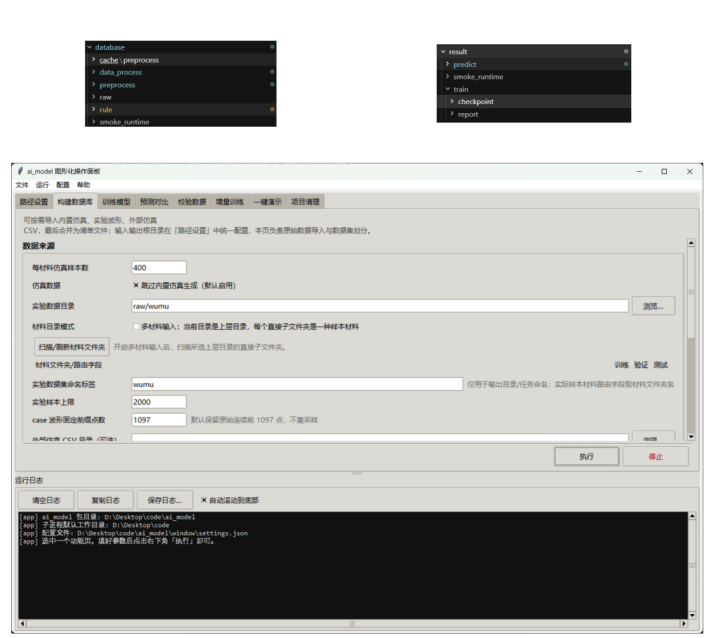
#> input picture _inspection_docx/media/image49.png, 715 x 638 px, found by its file name; its folder holds 4 pictures in this run
$ python find_figure_3_48_gui_source.py
#> lines starting #> are read from the running program, lines starting #| are printed output that depends on the picture
from __future__ import annotations

import io
import hashlib
import math
import zipfile
from pathlib import Path

from PIL import Image, ImageFilter


ROOT = Path(r"D:\Desktop\code\ai_model")
TARGET_PATH = ROOT / "_inspection_docx" / "media" / "image49.png"
INSPECTION_DIR = ROOT / "_inspection_fig348"

DOCX_FILES = tuple(
    sorted(
        {
    Path(r"D:\Desktop\技术报告合稿-0725_终版.docx"),
    Path(r"D:\Desktop\待交付\基于人工智能的温度场反演方法研究情况.docx"),
    Path(r"D:\Desktop\待交付\技术报告合稿初稿-0725_熊.docx"),
    Path(r"D:\Desktop\待交付\技术报告合稿初稿-0725.docx"),
    Path(r"D:\Desktop\待交付\技术报告合稿-0725_终版.docx"),
    Path(r"D:\Desktop\待交付\模块三-程序测试记录表.docx"),
    ROOT / "文本" / "AI温度场反演测试大纲.docx",
    ROOT / "修改.docx",
    ROOT / "ai反演.docx",
    ROOT / "content.docx",
        }
        | set(Path(r"D:\Desktop\待交付").glob("*.docx"))
        | set(ROOT.glob("*.docx"))
    )
)


def normalized_vector(image: Image.Image, size: tuple[int, int] = (96, 66)) -> list[float]:
    gray = image.convert("L").resize(size, Image.Resampling.LANCZOS)
    gray = gray.filter(ImageFilter.GaussianBlur(0.45))
    values = [float(value) for value in gray.getdata()]
    mean = sum(values) / len(values)
    variance = sum((value - mean) ** 2 for value in values) / len(values)
    deviation = math.sqrt(variance) or 1.0
    return [(value - mean) / deviation for value in values]


def correlation(left: list[float], right: list[float]) -> float:
    return sum(a * b for a, b in zip(left, right)) / len(left)


def main() -> None:
    INSPECTION_DIR.mkdir(parents=True, exist_ok=True)
    with Image.open(TARGET_PATH) as composite:
        # Exact lower GUI rectangle in the already-composited Figure 3.48 image.
#> composite is the input picture: PIL image 715x638 RGB; mean R, G, B 181.4, 180.6, 178.2
        target = composite.crop((10, 163, 704, 635))
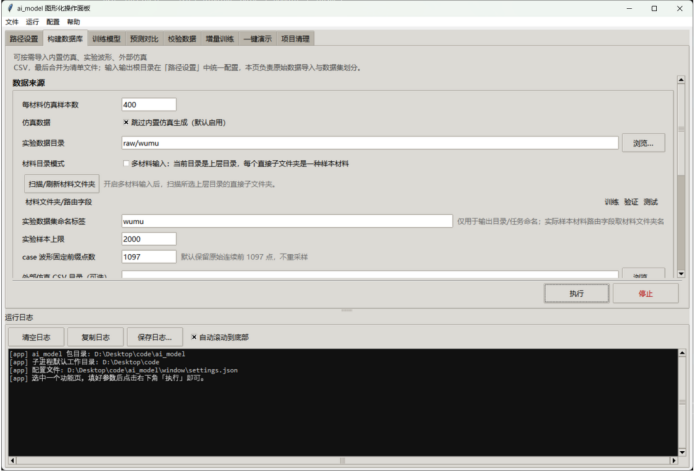
#> target: PIL image 694x472 RGB; mean R, G, B 174.2, 173.1, 169.6
        target.save(INSPECTION_DIR / "figure_3_48_lower_gui_crop.png")
        target_vector = normalized_vector(target)
#> in normalized_vector, `gray = image.convert("L").resize(size, Image.Resampling.LANCZOS)`:
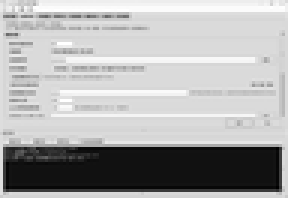
#> gray: PIL image 96x66 L (shown 3 times larger); min 0, max 255, mean 173
#> in normalized_vector, `values = [float(value) for value in gray.getdata()]`: values = 6336 values, max 252 at index 282, min 12 at index 5186, mean 173
#> in normalized_vector, `mean = sum(values) / len(values)`: mean = 173
#> in normalized_vector, `variance = sum((value - mean) ** 2 for value in values) / len(values)`: variance = 6495.9
#> in normalized_vector, `deviation = math.sqrt(variance) or 1.0`: deviation = 80.6
#> target_vector = 6336 values, max 0.98 at index 282, min -2 at index 5186, mean -3.59e-17
        target_aspect = target.width / target.height
#> target_aspect = 1.47

    candidates: list[tuple[float, float, str, str, tuple[int, int], bytes]] = []
    for docx_path in DOCX_FILES:
        if not docx_path.exists():
            continue
        try:
            with zipfile.ZipFile(docx_path) as archive:
                for member in archive.namelist():
                    if not member.startswith("word/media/"):
                        continue
                    try:
                        payload = archive.read(member)
                        with Image.open(io.BytesIO(payload)) as candidate:
                            if candidate.width < 500 or candidate.height < 300:
                                continue
                            aspect = candidate.width / candidate.height
                            aspect_delta = abs(aspect - target_aspect) / target_aspect
                            if aspect_delta > 0.25:
                                continue
                            score = correlation(target_vector, normalized_vector(candidate))
                            candidates.append((score, aspect_delta, str(docx_path), member, candidate.size, payload))
                    except Exception:
                        continue
        except zipfile.BadZipFile:
            continue

    candidates.sort(reverse=True)
    extracted_hashes: set[str] = set()
    for score, aspect_delta, docx, member, size, payload in candidates[:30]:
        print(
            f"score={score:.6f}\taspect_delta={aspect_delta:.4f}\t"
            f"size={size[0]}x{size[1]}\tdocx={docx}\tmember={member}"
        )
        if score >= 0.67:
            digest = hashlib.sha256(payload).hexdigest()
            if digest not in extracted_hashes:
                extracted_hashes.add(digest)
                suffix = Path(member).suffix.lower() or ".bin"
                extracted_path = INSPECTION_DIR / f"gui_source_{size[0]}x{size[1]}_{digest[:10]}{suffix}"
                extracted_path.write_bytes(payload)


if __name__ == "__main__":
    main()
